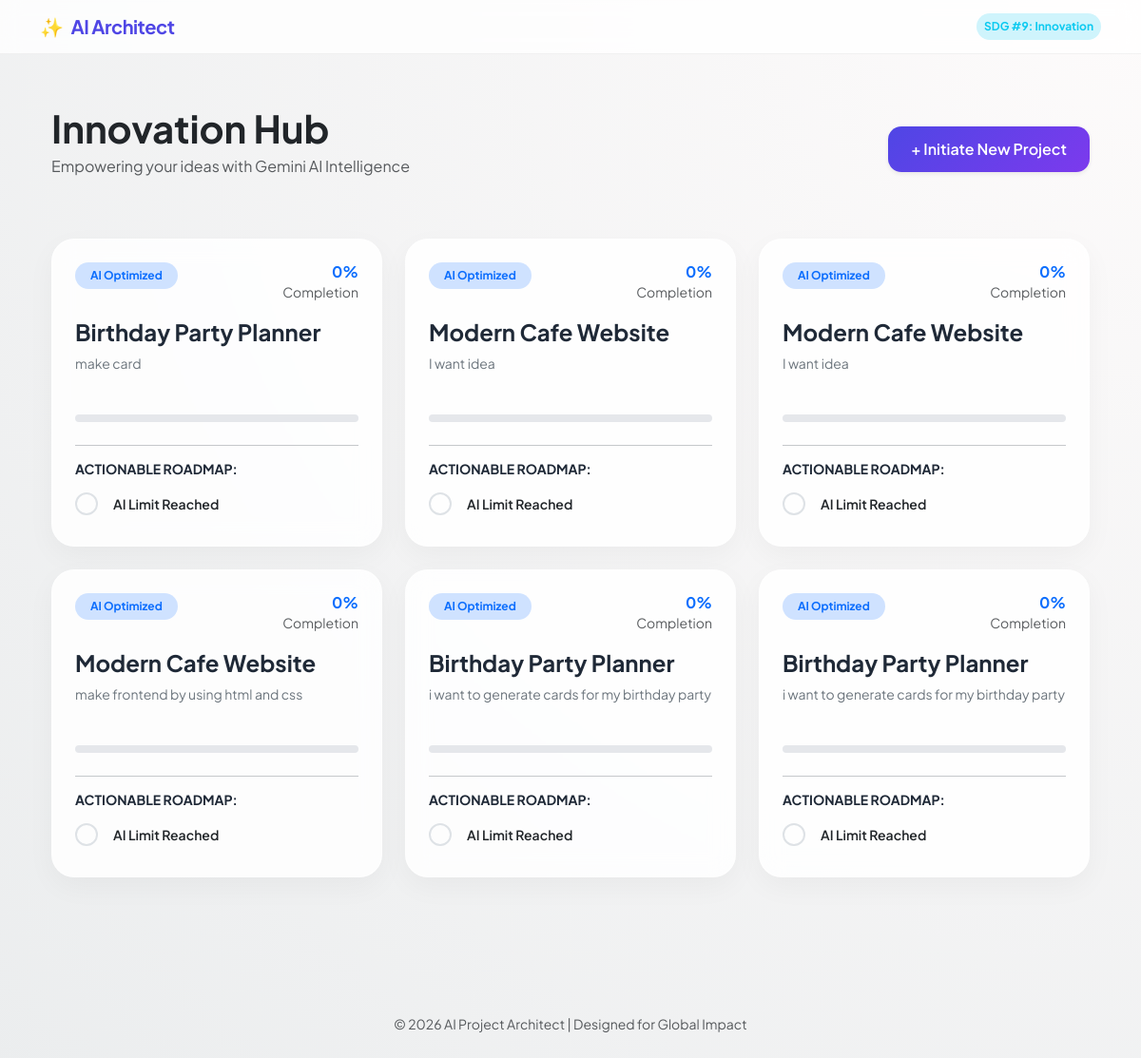
The page / on the database its author committed.
### boards/models.py (models this page shows, shortened)
class Project(models.Model):
    name = models.CharField(max_length=200)
    description = models.TextField()
    created_at = models.DateTimeField(auto_now_add=True)

class Task(models.Model):
    STATUS_CHOICES = [('TODO', 'To Do'), ('DONE', 'Done')]
    project = models.ForeignKey(Project, on_delete=models.CASCADE, related_name='tasks')
    title = models.CharField(max_length=200)
    description = models.TextField()
    status = models.CharField(max_length=10, choices=STATUS_CHOICES, default='TODO')

### boards/views.py (the view, shortened to what this page needs)
# urls.py: path('', views.dashboard, name='dashboard'),
def dashboard(request):
    projects_list = []
    for project in Project.objects.all().order_by('-id'):
        total = project.tasks.count()
        done = project.tasks.filter(status='DONE').count()
        progress = (done / total * 100) if total > 0 else 0
        projects_list.append({'obj': project, 'progress': round(progress), 'tasks': project.tasks.all()})
    return render(request, 'boards/dashboard.html', {'projects_list': projects_list})

### boards/templates/boards/dashboard.html (shortened to what this page needs)
{% extends 'boards/base.html' %}
{% block content %}
<div class="container-fluid py-4">
    <div class="d-flex justify-content-between align-items-center mb-5">
        <div>
            <h1 class="fw-bold text-dark mb-1">Innovation Hub</h1>
            <p class="text-muted">Empowering your ideas with Gemini AI Intelligence</p>
        </div>
        <button type="button" class="btn btn-smart shadow-sm px-4" data-bs-toggle="modal" data-bs-target="#projectModal">
            + Initiate New Project
        </button>
    </div>
    <div class="row">
        {% for item in projects_list %}
        <div class="col-md-6 col-lg-4 mb-4">
            <div class="glass-card h-100 p-4">
                <div class="d-flex justify-content-between align-items-start mb-3">
                    <span class="badge rounded-pill bg-primary-subtle text-primary px-3 py-2 small">AI Optimized</span>
                    <div class="text-end">
                        <h6 class="text-primary fw-bold mb-0">{{ item.progress }}%</h6>
                        <small class="text-muted">Completion</small>
                    </div>
                </div>
                <h4 class="fw-bold mb-2">{{ item.obj.name }}</h4>
                <p class="text-secondary small mb-4" style="height: 40px; overflow: hidden;">{{ item.obj.description|truncatewords:12 }}</p>
                <div class="progress mb-4">
                </div>
                <hr class="opacity-10">
                <h6 class="fw-bold small text-uppercase tracking-wider mb-3">Actionable Roadmap:</h6>
                <div class="list-group list-group-flush">
                    {% for task in item.tasks %}
                    <div class="d-flex align-items-center mb-2">
                        <a href="{% url 'update_task' task.id %}" class="text-decoration-none me-3">
                            {% if task.status == 'DONE' %}
                                <div class="bg-success text-white rounded-circle d-flex align-items-center justify-content-center" style="width: 24px; height: 24px;">✓</div>
                            {% else %}
                                <div class="border border-2 rounded-circle" style="width: 24px; height: 24px;"></div>
                            {% endif %}
                        </a>
                        <a href="{% url 'task_detail' task.id %}" class="text-decoration-none text-dark flex-grow-1 {% if task.status == 'DONE' %}text-muted text-decoration-line-through{% endif %}">
                            <span class="small fw-semibold">{{ task.title }}</span>
                        </a>
                    </div>
                    {% endfor %}
                </div>
            </div>
        </div>
        {% empty %}
        <div class="col-12 text-center py-5 glass-card">
            <h3 class="text-muted">No active projects found.</h3>
            <p class="text-secondary">Start by clicking 'Initiate New Project' to see AI in action.</p>
        </div>
        {% endfor %}
    </div>
</div>
{% endblock %}

### boards/templates/boards/base.html (shortened to what this page needs)
<!DOCTYPE html>
<html lang="en">
<head>
    <link href="https://cdn.jsdelivr.net/npm/bootstrap@5.3.0/dist/css/bootstrap.min.css" rel="stylesheet">
</head>
<body>
    <nav class="navbar navbar-expand-lg sticky-top">
        <div class="container">
            <a class="navbar-brand d-flex align-items-center" href="{% url 'dashboard' %}">
                <span class="me-2">✨</span> AI Architect
            </a>
            <div class="ms-auto">
                <span class="badge bg-info-subtle text-info p-2 rounded-pill">SDG #9: Innovation</span>
            </div>
        </div>
    </nav>
    <main class="container">
        {% block content %}
        {% endblock %}
    </main>
    <footer class="container text-center py-5 mt-5">
        <p class="text-muted small">© 2026 AI Project Architect | Designed for Global Impact</p>
    </footer>
</body>
</html>

### boards/templates/boards/base.html (style rules this page uses)
:root { --primary: #4f46e5; --secondary: #7c3aed; --accent: #06b6d4; --glass: rgba(255, 255, 255, 0.85); --bg-gradient: radial-gradient(circle at top right, #fdfbfb 0%, #ebedee 100%); }
body { background: var(--bg-gradient); color: #1f2937; font-family: 'Plus Jakarta Sans', sans-serif; min-height: 100vh; }
.glass-card { background: var(--glass); backdrop-filter: blur(12px); -webkit-backdrop-filter: blur(12px); border: 1px solid rgba(255, 255, 255, 0.4); border-radius: 24px; box-shadow: 0 10px 30px rgba(0, 0, 0, 0.04); transition: all 0.4s cubic-bezier(0.175, 0.885, 0.32, 1.275); }
.navbar { background: rgba(255, 255, 255, 0.8) !important; backdrop-filter: blur(10px); border-bottom: 1px solid rgba(0,0,0,0.05); margin-bottom: 30px; }
.navbar-brand { font-weight: 700; color: var(--primary) !important; letter-spacing: -0.5px; }
.btn-smart { background: linear-gradient(135deg, var(--primary), var(--secondary)); color: white !important; border: none; border-radius: 14px; padding: 12px 28px; font-weight: 600; box-shadow: 0 4px 15px rgba(124, 58, 237, 0.3); transition: 0.3s all ease; }
.progress { height: 8px; border-radius: 20px; background: #e5e7eb; overflow: hidden; }

### rows shown on the page
Project: progress "0", obj.name "Birthday Party Planner", obj.description "make card"
Task: title "AI Limit Reached"
Project: progress "0", obj.name "Modern Cafe Website", obj.description "I want idea"
Task: title "AI Limit Reached"
Project: progress "0", obj.name "Modern Cafe Website", obj.description "I want idea"
Task: title "AI Limit Reached"
Project: progress "0", obj.name "Modern Cafe Website", obj.description "make frontend by using html and css"
Task: title "AI Limit Reached"
Project: progress "0", obj.name "Birthday Party Planner", obj.description "i want to generate cards for my birthday party"
Task: title "AI Limit Reached"
Project: progress "0", obj.name "Birthday Party Planner", obj.description "i want to generate cards for my birthday party"
Task: title "AI Limit Reached"
